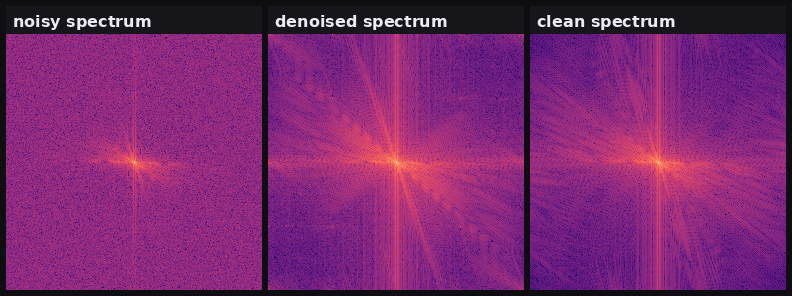
#> input picture assets/fft_compare.png, 792 x 296 px, given as the content of the folder /home/algis/Desktop/data/train/good, which was not available
$ python scan_clean_noise.py   (older library calls are emulated)
#> lines starting #> are read from the running program, lines starting #| are printed output that depends on the picture; pictures that were not available may be replaced by others from this repository, and a replacement may not be noted
import os
import csv
import math
import argparse
import multiprocessing as mp

import cv2
import numpy as np
from tqdm import tqdm

_M = np.array([[1, -2, 1], [-2, 4, -2], [1, -2, 1]], dtype=np.float32)
_SCALE = math.sqrt(0.5 * math.pi) / 6.0

_GOOD_DIR = None
_CROP = 512
_BLOCK = 16
_PCTL = 10.0


def _flat_sigma(gray):
    """Low-percentile block sigma -> noise floor, robust to texture/edges."""
    conv = np.abs(cv2.filter2D(gray, cv2.CV_32F, _M, borderType=cv2.BORDER_REFLECT))
    h, w = conv.shape
    bh, bw = max(1, h // _BLOCK), max(1, w // _BLOCK)
    blocks = cv2.resize(conv, (bw, bh), interpolation=cv2.INTER_AREA)
    return float(np.percentile(blocks, _PCTL) * _SCALE)


def _scan_one(fname):
    try:
        img = cv2.imread(os.path.join(_GOOD_DIR, fname), cv2.IMREAD_GRAYSCALE)
        if img is None:
            return fname, -1.0
        h, w = img.shape
        if h > _CROP:
            y = (h - _CROP) // 2
            img = img[y:y + _CROP]
        if w > _CROP:
            x = (w - _CROP) // 2
            img = img[:, x:x + _CROP]
        return fname, _flat_sigma(img.astype(np.float32))
    except Exception:
        return fname, -1.0


def _init(good_dir, crop, block, pctl):
    global _GOOD_DIR, _CROP, _BLOCK, _PCTL
    _GOOD_DIR, _CROP, _BLOCK, _PCTL = good_dir, crop, block, pctl


def scan(good_dir, workers, crop, block, pctl, sample):
    files = sorted(os.listdir(good_dir))
    if sample > 0:
        import random
        random.seed(0)
        files = random.sample(files, min(sample, len(files)))
    results = []
    with mp.Pool(workers, initializer=_init,
                 initargs=(good_dir, crop, block, pctl)) as pool:
        for fname, sigma in tqdm(pool.imap_unordered(_scan_one, files, chunksize=64),
                                 total=len(files), desc="scanning", dynamic_ncols=True):
            results.append((fname, sigma))
    return results


def report_and_write(results, threshold, out_dir):
    sig = np.array([s for _, s in results if s >= 0])
    print(f"\nscanned {len(sig)} images ({sum(1 for _, s in results if s < 0)} unreadable)")
    for q in [10, 25, 50, 75, 90, 95, 99]:
        print(f"  p{q:>2}: sigma={np.percentile(sig, q):6.2f} (/255)")
    for thr in [1.0, 1.5, 2.0, 3.0, 5.0]:
        print(f"  sigma > {thr:>3}: {(sig > thr).mean() * 100:5.1f}% rejected")

    keep = [f for f, s in results if 0 <= s <= threshold]
    reject = [f for f, s in results if s > threshold or s < 0]
    keep_p = os.path.join(out_dir, "keep_files.txt")
    rej_p = os.path.join(out_dir, "reject_files.txt")
    with open(keep_p, "w") as fh:
        fh.write("\n".join(sorted(keep)) + "\n")
    with open(rej_p, "w") as fh:
        fh.write("\n".join(sorted(reject)) + "\n")
    print(f"\nthreshold sigma <= {threshold}/255")
    print(f"  keep   : {len(keep):>7} -> {keep_p}")
    print(f"  reject : {len(reject):>7} -> {rej_p}  (unreadable rejected too)")


def main():
    p = argparse.ArgumentParser()
    p.add_argument('--good', type=str, default='/home/algis/Desktop/data/train/good')
    p.add_argument('--out-dir', type=str, default='.')
    p.add_argument('--csv', type=str, default='noise_sigmas.csv')
    p.add_argument('--from-csv', type=str, default=None,
                   help='Re-threshold an existing CSV without re-scanning.')
    p.add_argument('--threshold', type=float, default=1.5,
                   help='Reject good images with flat-region sigma above this (0-255 units).')
    p.add_argument('--workers', type=int, default=max(1, (os.cpu_count() or 2) - 1))
    p.add_argument('--crop', type=int, default=512)
    p.add_argument('--block', type=int, default=16)
    p.add_argument('--pctl', type=float, default=10.0)
    p.add_argument('--sample', type=int, default=0, help='0 = all; else dry-run on N random files.')
    args = p.parse_args()

    if args.from_csv:
        with open(args.from_csv) as fh:
            results = [(r[0], float(r[1])) for r in csv.reader(fh) if r]
    else:
        results = scan(args.good, args.workers, args.crop, args.block, args.pctl, args.sample)
#> in _scan_one, `img = cv2.imread(os.path.join(_GOOD_DIR, fname), cv2.IMREAD_GRAYSCALE)`:
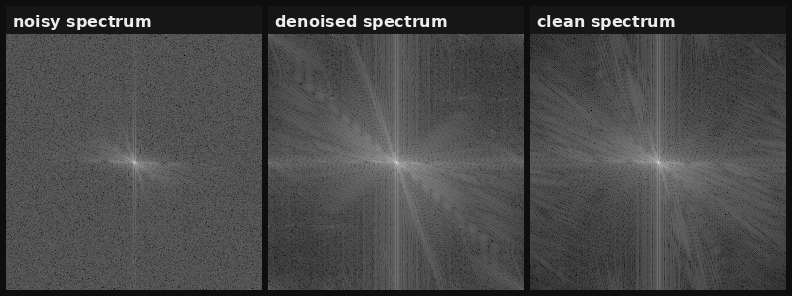
#> img: shape (296, 792); min 0, max 245, mean 72.1
#> in _scan_one, `img = img[:, x:x + _CROP]`:
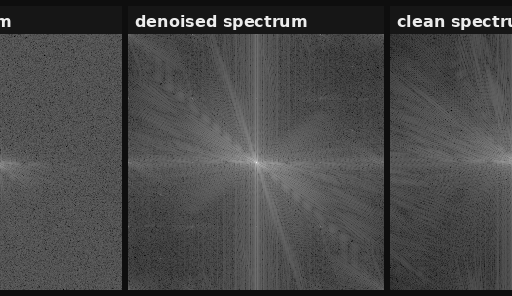
#> img: shape (296, 512); min 0, max 245, mean 72.6
#> in _flat_sigma, `conv = np.abs(cv2.filter2D(gray, cv2.CV_32F, _M, borderType=cv2.BORDER..`:
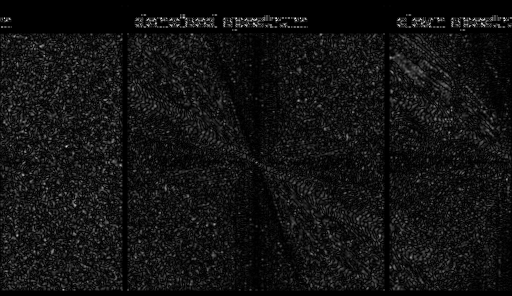
#> conv: shape (296, 512) float32; min 0, max 434, mean 32; drawn with min black and max white
#> after the loop in scan, `for fname, sigma in tqdm(pool.imap_unordered(_scan_one, files, chunksi..`: results = [('fft_compare.png', 2.68)]
#> results = [('fft_compare.png', 2.68)]
        with open(os.path.join(args.out_dir, args.csv), "w", newline="") as fh:
            csv.writer(fh).writerows(results)
        print(f"wrote {os.path.join(args.out_dir, args.csv)}")

    report_and_write(results, args.threshold, args.out_dir)
#> in report_and_write, `sig = np.array([s for _, s in results if s >= 0])`: sig = [2.68]
#| scanned 1 images (0 unreadable)
#> the loop in report_and_write, `for q in [10, 25, 50, 75, 90, 95, 99]:` made 7 passes
#|   p10: sigma=  2.68 (/255)
#|   p25: sigma=  2.68 (/255)
#|   p50: sigma=  2.68 (/255)
#|   p75: sigma=  2.68 (/255)
#|   p90: sigma=  2.68 (/255)
#|   p95: sigma=  2.68 (/255)
#|   p99: sigma=  2.68 (/255)
#> the loop in report_and_write, `for thr in [1.0, 1.5, 2.0, 3.0, 5.0]:` made 5 passes
#|   sigma > 1.0: 100.0% rejected
#|   sigma > 1.5: 100.0% rejected
#|   sigma > 2.0: 100.0% rejected
#|   sigma > 3.0:   0.0% rejected
#|   sigma > 5.0:   0.0% rejected
#> in report_and_write, `keep = [f for f, s in results if 0 <= s <= threshold]`: keep = []
#> in report_and_write, `reject = [f for f, s in results if s > threshold or s < 0]`: reject = ['fft_compare.png']
#|   keep   :       0 -> ./keep_files.txt
#|   reject :       1 -> ./reject_files.txt  (unreadable rejected too)


if __name__ == '__main__':
    main()
